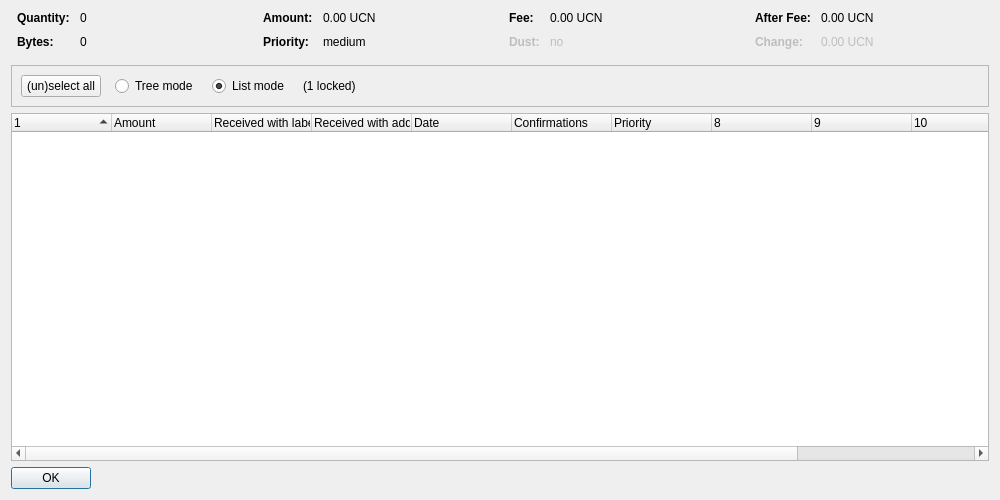
<?xml version="1.0" encoding="UTF-8"?>
<ui version="4.0">
 <class>CoinControlDialog</class>
 <widget class="QDialog" name="CoinControlDialog">
  <property name="geometry">
   <rect>
    <x>0</x>
    <y>0</y>
    <width>1000</width>
    <height>500</height>
   </rect>
  </property>
  <property name="windowTitle">
   <string>Coin Selection</string>
  </property>
  <layout class="QVBoxLayout" name="verticalLayout">
   <item>
    <layout class="QHBoxLayout" name="horizontalLayoutTop" stretch="0,0,0,0">
     <property name="topMargin">
      <number>0</number>
     </property>
     <property name="bottomMargin">
      <number>10</number>
     </property>
     <item>
      <layout class="QFormLayout" name="formLayoutCoinControl1">
       <property name="horizontalSpacing">
        <number>10</number>
       </property>
       <property name="verticalSpacing">
        <number>10</number>
       </property>
       <property name="leftMargin">
        <number>6</number>
       </property>
       <property name="rightMargin">
        <number>6</number>
       </property>
       <item row="0" column="0">
        <widget class="QLabel" name="labelCoinControlQuantityText">
         <property name="font">
          <font>
           <weight>75</weight>
           <bold>true</bold>
          </font>
         </property>
         <property name="text">
          <string>Quantity:</string>
         </property>
        </widget>
       </item>
       <item row="0" column="1">
        <widget class="QLabel" name="labelCoinControlQuantity">
         <property name="cursor">
          <cursorShape>IBeamCursor</cursorShape>
         </property>
         <property name="contextMenuPolicy">
          <enum>Qt::ActionsContextMenu</enum>
         </property>
         <property name="text">
          <string notr="true">0</string>
         </property>
         <property name="textInteractionFlags">
          <set>Qt::LinksAccessibleByMouse|Qt::TextSelectableByKeyboard|Qt::TextSelectableByMouse</set>
         </property>
        </widget>
       </item>
       <item row="1" column="0">
        <widget class="QLabel" name="labelCoinControlBytesText">
         <property name="font">
          <font>
           <weight>75</weight>
           <bold>true</bold>
          </font>
         </property>
         <property name="text">
          <string>Bytes:</string>
         </property>
        </widget>
       </item>
       <item row="1" column="1">
        <widget class="QLabel" name="labelCoinControlBytes">
         <property name="cursor">
          <cursorShape>IBeamCursor</cursorShape>
         </property>
         <property name="contextMenuPolicy">
          <enum>Qt::ActionsContextMenu</enum>
         </property>
         <property name="text">
          <string notr="true">0</string>
         </property>
         <property name="textInteractionFlags">
          <set>Qt::LinksAccessibleByMouse|Qt::TextSelectableByKeyboard|Qt::TextSelectableByMouse</set>
         </property>
        </widget>
       </item>
      </layout>
     </item>
     <item>
      <layout class="QFormLayout" name="formLayoutCoinControl2">
       <property name="horizontalSpacing">
        <number>10</number>
       </property>
       <property name="verticalSpacing">
        <number>10</number>
       </property>
       <property name="leftMargin">
        <number>6</number>
       </property>
       <property name="rightMargin">
        <number>6</number>
       </property>
       <item row="0" column="0">
        <widget class="QLabel" name="labelCoinControlAmountText">
         <property name="font">
          <font>
           <weight>75</weight>
           <bold>true</bold>
          </font>
         </property>
         <property name="text">
          <string>Amount:</string>
         </property>
        </widget>
       </item>
       <item row="0" column="1">
        <widget class="QLabel" name="labelCoinControlAmount">
         <property name="cursor">
          <cursorShape>IBeamCursor</cursorShape>
         </property>
         <property name="contextMenuPolicy">
          <enum>Qt::ActionsContextMenu</enum>
         </property>
         <property name="text">
          <string notr="true">0.00 UCN</string>
         </property>
         <property name="textInteractionFlags">
          <set>Qt::LinksAccessibleByMouse|Qt::TextSelectableByKeyboard|Qt::TextSelectableByMouse</set>
         </property>
        </widget>
       </item>
       <item row="1" column="0">
        <widget class="QLabel" name="labelCoinControlPriorityText">
         <property name="font">
          <font>
           <weight>75</weight>
           <bold>true</bold>
          </font>
         </property>
         <property name="text">
          <string>Priority:</string>
         </property>
        </widget>
       </item>
       <item row="1" column="1">
        <widget class="QLabel" name="labelCoinControlPriority">
         <property name="cursor">
          <cursorShape>IBeamCursor</cursorShape>
         </property>
         <property name="contextMenuPolicy">
          <enum>Qt::ActionsContextMenu</enum>
         </property>
         <property name="text">
          <string notr="true">medium</string>
         </property>
         <property name="textInteractionFlags">
          <set>Qt::LinksAccessibleByMouse|Qt::TextSelectableByKeyboard|Qt::TextSelectableByMouse</set>
         </property>
        </widget>
       </item>
      </layout>
     </item>
     <item>
      <layout class="QFormLayout" name="formLayoutCoinControl3">
       <property name="horizontalSpacing">
        <number>10</number>
       </property>
       <property name="verticalSpacing">
        <number>10</number>
       </property>
       <property name="leftMargin">
        <number>6</number>
       </property>
       <property name="rightMargin">
        <number>6</number>
       </property>
       <item row="0" column="0">
        <widget class="QLabel" name="labelCoinControlFeeText">
         <property name="font">
          <font>
           <weight>75</weight>
           <bold>true</bold>
          </font>
         </property>
         <property name="text">
          <string>Fee:</string>
         </property>
        </widget>
       </item>
       <item row="0" column="1">
        <widget class="QLabel" name="labelCoinControlFee">
         <property name="cursor">
          <cursorShape>IBeamCursor</cursorShape>
         </property>
         <property name="contextMenuPolicy">
          <enum>Qt::ActionsContextMenu</enum>
         </property>
         <property name="text">
          <string notr="true">0.00 UCN</string>
         </property>
         <property name="textInteractionFlags">
          <set>Qt::LinksAccessibleByMouse|Qt::TextSelectableByKeyboard|Qt::TextSelectableByMouse</set>
         </property>
        </widget>
       </item>
       <item row="1" column="0">
        <widget class="QLabel" name="labelCoinControlLowOutputText">
         <property name="enabled">
          <bool>false</bool>
         </property>
         <property name="font">
          <font>
           <weight>75</weight>
           <bold>true</bold>
          </font>
         </property>
         <property name="text">
          <string>Dust:</string>
         </property>
        </widget>
       </item>
       <item row="1" column="1">
        <widget class="QLabel" name="labelCoinControlLowOutput">
         <property name="enabled">
          <bool>false</bool>
         </property>
         <property name="cursor">
          <cursorShape>IBeamCursor</cursorShape>
         </property>
         <property name="contextMenuPolicy">
          <enum>Qt::ActionsContextMenu</enum>
         </property>
         <property name="text">
          <string notr="true">no</string>
         </property>
         <property name="textInteractionFlags">
          <set>Qt::LinksAccessibleByMouse|Qt::TextSelectableByKeyboard|Qt::TextSelectableByMouse</set>
         </property>
        </widget>
       </item>
      </layout>
     </item>
     <item>
      <layout class="QFormLayout" name="formLayoutCoinControl4">
       <property name="horizontalSpacing">
        <number>10</number>
       </property>
       <property name="verticalSpacing">
        <number>10</number>
       </property>
       <property name="leftMargin">
        <number>6</number>
       </property>
       <property name="rightMargin">
        <number>6</number>
       </property>
       <item row="0" column="0">
        <widget class="QLabel" name="labelCoinControlAfterFeeText">
         <property name="font">
          <font>
           <weight>75</weight>
           <bold>true</bold>
          </font>
         </property>
         <property name="text">
          <string>After Fee:</string>
         </property>
        </widget>
       </item>
       <item row="0" column="1">
        <widget class="QLabel" name="labelCoinControlAfterFee">
         <property name="cursor">
          <cursorShape>IBeamCursor</cursorShape>
         </property>
         <property name="contextMenuPolicy">
          <enum>Qt::ActionsContextMenu</enum>
         </property>
         <property name="text">
          <string notr="true">0.00 UCN</string>
         </property>
         <property name="textInteractionFlags">
          <set>Qt::LinksAccessibleByMouse|Qt::TextSelectableByKeyboard|Qt::TextSelectableByMouse</set>
         </property>
        </widget>
       </item>
       <item row="1" column="0">
        <widget class="QLabel" name="labelCoinControlChangeText">
         <property name="enabled">
          <bool>false</bool>
         </property>
         <property name="font">
          <font>
           <weight>75</weight>
           <bold>true</bold>
          </font>
         </property>
         <property name="text">
          <string>Change:</string>
         </property>
        </widget>
       </item>
       <item row="1" column="1">
        <widget class="QLabel" name="labelCoinControlChange">
         <property name="enabled">
          <bool>false</bool>
         </property>
         <property name="cursor">
          <cursorShape>IBeamCursor</cursorShape>
         </property>
         <property name="contextMenuPolicy">
          <enum>Qt::ActionsContextMenu</enum>
         </property>
         <property name="text">
          <string notr="true">0.00 UCN</string>
         </property>
         <property name="textInteractionFlags">
          <set>Qt::LinksAccessibleByMouse|Qt::TextSelectableByKeyboard|Qt::TextSelectableByMouse</set>
         </property>
        </widget>
       </item>
      </layout>
     </item>
    </layout>
   </item>
   <item>
    <widget class="QFrame" name="frame">
     <property name="minimumSize">
      <size>
       <width>0</width>
       <height>40</height>
      </size>
     </property>
     <property name="frameShape">
      <enum>QFrame::StyledPanel</enum>
     </property>
     <property name="frameShadow">
      <enum>QFrame::Sunken</enum>
     </property>
     <layout class="QHBoxLayout" name="horizontalLayout">
      <item>
       <layout class="QHBoxLayout" name="horizontalLayoutPanel" stretch="0,0,0,0,0">
        <property name="spacing">
         <number>14</number>
        </property>
        <item>
         <widget class="QPushButton" name="pushButtonSelectAll">
          <property name="sizePolicy">
           <sizepolicy hsizetype="Maximum" vsizetype="Fixed">
            <horstretch>0</horstretch>
            <verstretch>0</verstretch>
           </sizepolicy>
          </property>
          <property name="text">
           <string>(un)select all</string>
          </property>
          <property name="autoDefault">
           <bool>false</bool>
          </property>
         </widget>
        </item>
        <item>
         <widget class="QRadioButton" name="radioTreeMode">
          <property name="sizePolicy">
           <sizepolicy hsizetype="Maximum" vsizetype="Fixed">
            <horstretch>0</horstretch>
            <verstretch>0</verstretch>
           </sizepolicy>
          </property>
          <property name="text">
           <string>Tree mode</string>
          </property>
         </widget>
        </item>
        <item>
         <widget class="QRadioButton" name="radioListMode">
          <property name="sizePolicy">
           <sizepolicy hsizetype="Maximum" vsizetype="Fixed">
            <horstretch>0</horstretch>
            <verstretch>0</verstretch>
           </sizepolicy>
          </property>
          <property name="text">
           <string>List mode</string>
          </property>
          <property name="checked">
           <bool>true</bool>
          </property>
         </widget>
        </item>
        <item>
         <widget class="QLabel" name="labelLocked">
          <property name="text">
           <string notr="true">(1 locked)</string>
          </property>
         </widget>
        </item>
        <item>
         <spacer name="horizontalSpacer">
          <property name="orientation">
           <enum>Qt::Horizontal</enum>
          </property>
          <property name="sizeHint" stdset="0">
           <size>
            <width>40</width>
            <height>20</height>
           </size>
          </property>
         </spacer>
        </item>
       </layout>
      </item>
     </layout>
    </widget>
   </item>
   <item>
    <widget class="CoinControlTreeWidget" name="treeWidget">
     <property name="contextMenuPolicy">
      <enum>Qt::CustomContextMenu</enum>
     </property>
     <property name="sortingEnabled">
      <bool>false</bool>
     </property>
     <property name="columnCount">
      <number>12</number>
     </property>
     <attribute name="headerShowSortIndicator" stdset="0">
      <bool>true</bool>
     </attribute>
     <attribute name="headerStretchLastSection">
      <bool>false</bool>
     </attribute>
     <column>
      <property name="text">
       <string/>
      </property>
     </column>
     <column>
      <property name="text">
       <string>Amount</string>
      </property>
     </column>
     <column>
      <property name="text">
       <string>Received with label</string>
      </property>
     </column>
     <column>
      <property name="text">
       <string>Received with address</string>
      </property>
     </column>
     <column>
      <property name="text">
       <string>Date</string>
      </property>
     </column>
     <column>
      <property name="text">
       <string>Confirmations</string>
      </property>
      <property name="toolTip">
       <string>Confirmed</string>
      </property>
     </column>
     <column>
      <property name="text">
       <string>Priority</string>
      </property>
     </column>
     <column>
      <property name="text">
       <string/>
      </property>
     </column>
     <column>
      <property name="text">
       <string/>
      </property>
     </column>
     <column>
      <property name="text">
       <string/>
      </property>
     </column>
     <column>
      <property name="text">
       <string/>
      </property>
     </column>
     <column>
      <property name="text">
       <string/>
      </property>
     </column>
    </widget>
   </item>
   <item>
    <widget class="QDialogButtonBox" name="buttonBox">
     <property name="sizePolicy">
      <sizepolicy hsizetype="Maximum" vsizetype="Fixed">
       <horstretch>0</horstretch>
       <verstretch>0</verstretch>
      </sizepolicy>
     </property>
     <property name="orientation">
      <enum>Qt::Horizontal</enum>
     </property>
     <property name="standardButtons">
      <set>QDialogButtonBox::Ok</set>
     </property>
    </widget>
   </item>
  </layout>
 </widget>
 <customwidgets>
  <customwidget>
   <class>CoinControlTreeWidget</class>
   <extends>QTreeWidget</extends>
   <header>coincontroltreewidget.h</header>
  </customwidget>
 </customwidgets>
 <resources/>
 <connections/>
</ui>
